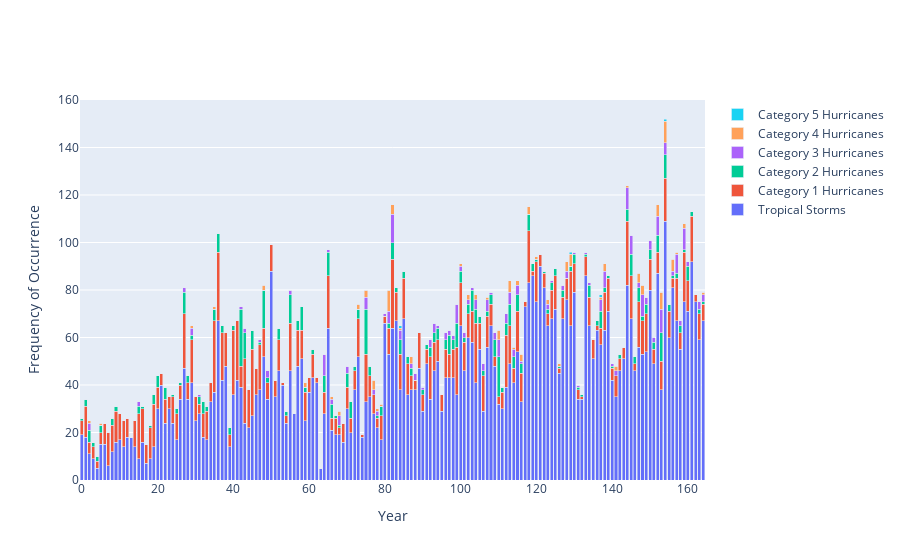

The notebook cell saved with this chart:
### Code cell
fig = go.Figure()

fig.add_trace(
    go.Bar(
        x=freq_df.index,
        y=freq_df['tropical storm'],
        name='Tropical Storms'
    )
)

for i in range(1, 6):
    fig.add_trace(
        go.Bar(
            x=freq_df.index,
            y=freq_df['category '+str(i)],
            name='Category '+str(i)+' Hurricanes'
        )
    )


fig.update_layout(
    xaxis_title='Year',
    yaxis_title='Frequency of Occurrence',
    barmode='stack'
)

fig.show()

### Figure 1 — Plotly figure (JSON) as saved in the notebook; plotly's stock layout.template omitted (floating-point values rounded to 4 significant figures; data arrays with more than 128 entries replaced by an {"elided": "..."} marker saying what was removed)
{"data": [{"name": "Tropical Storms", "type": "bar", "x": {"elided": "165 int values"}, "y": {"elided": "165 int values"}}, {"name": "Category 1 Hurricanes", "type": "bar", "x": {"elided": "165 int values"}, "y": {"elided": "165 int values"}}, {"name": "Category 2 Hurricanes", "type": "bar", "x": {"elided": "165 int values"}, "y": {"elided": "165 int values"}}, {"name": "Category 3 Hurricanes", "type": "bar", "x": {"elided": "165 int values"}, "y": {"elided": "165 int values"}}, {"name": "Category 4 Hurricanes", "type": "bar", "x": {"elided": "165 int values"}, "y": {"elided": "165 int values"}}, {"name": "Category 5 Hurricanes", "type": "bar", "x": {"elided": "165 int values"}, "y": {"elided": "165 int values"}}], "layout": {"barmode": "stack", "xaxis": {"title": {"text": "Year"}}, "yaxis": {"title": {"text": "Frequency of Occurrence"}}}}
